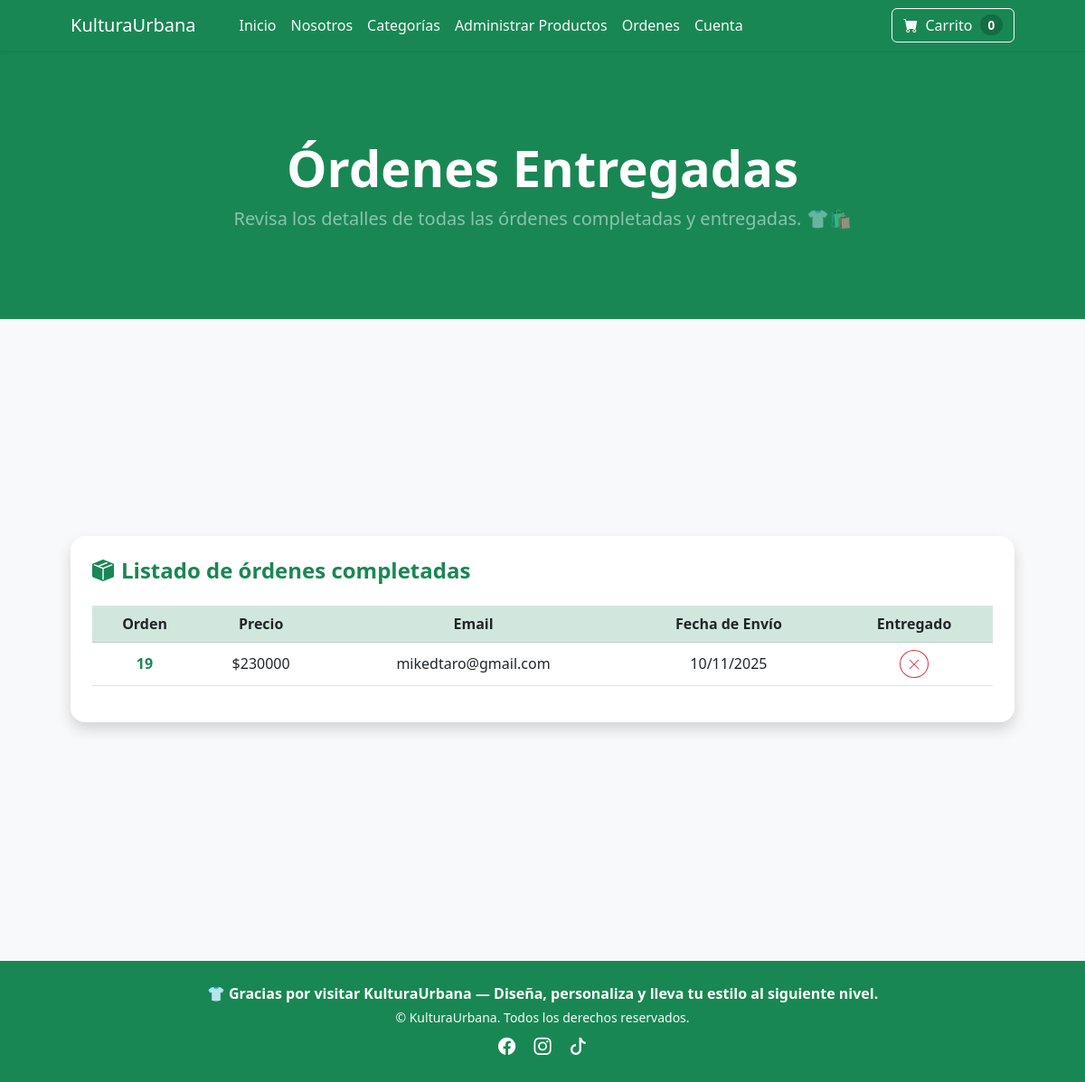
/payment/shipped_orders/ (signed in), run on the app's committed database.
### payment/models.py (models this page shows, shortened)
class Order(models.Model):
    user=models.ForeignKey(User, on_delete=models.CASCADE, null=True, blank=True)
    full_name = models.CharField(max_length=250)
    email = models.EmailField(max_length=254)
    shipping_address = models.TextField(max_length=15000)
    amount_paid = models.IntegerField(default=0)
    date_ordered = models.DateTimeField(auto_now_add=True)
    shipped = models.BooleanField(default=False)
    shipped_date = models.DateTimeField(null=True, blank=True)

### payment/views.py (the view)
# urls.py: path('shipped_orders/', views.shipped_orders, name='shipped_orders'),
def shipped_orders(request):
    if request.user.is_authenticated and request.user.is_staff:
        orders = Order.objects.filter(shipped=True)
        if request.POST:
            num = request.POST['num']
            order = Order.objects.filter(id=num)
            order.update(shipped=False, shipped_date=None)
            messages.success(request, f"La orden #{num} ha sido marcada como no enviada.")
            return redirect('shipped_orders')
        return render(request, "payment/shipped_orders.html", {"orders": orders})
    else:
        messages.error(request, "No tienes permiso para ver esta página.")
        return redirect('home')

### cart/cart.py (called while the page is built)
    def __len__(self):
        return len(self.cart)

### cart/context_processors.py (called while the page is built)
def cart(request):
    return {'cart': Cart(request)}

### store/context_processors.py (called while the page is built)
def categories_context(request):
    categories = Category.objects.all()
    return {'categories': categories}

### payment/templates/payment/shipped_orders.html (shortened to what this page needs)
{% extends 'base.html' %}
{% load static %}
{% block content %}
<header class="bg-success py-5">
    <div class="container px-4 px-lg-5 my-5">
        <div class="text-center text-white">
            <h1 class="display-4 fw-bolder">Órdenes Entregadas</h1>
            <p class="lead fw-normal text-white-50 mb-0">
                Revisa los detalles de todas las órdenes completadas y entregadas. 👕🛍️
            </p>
        </div>
    </div>
</header>
<section class="py-5 bg-light">
  <br/><br/><br/><br/><br/><br/><br/><br/>
    <div class="container px-4 px-lg-5">
        {% if orders %}
        <div class="card shadow border-0 rounded-4 p-4">
            <h4 class="fw-bold text-success mb-4">
                <i class="bi bi-box-seam-fill me-2"></i>Listado de órdenes completadas
            </h4>
            <div class="table-responsive">
                <table class="table table-hover align-middle text-center">
                    <thead class="table-success text-dark">
                        <tr>
                            <th scope="col">Orden</th>
                            <th scope="col">Precio</th>
                            <th scope="col">Email</th>
                            <th scope="col">Fecha de Envío</th>
                            <th scope="col">Entregado</th>
                        </tr>
                    </thead>
                    <tbody>
                        {% for item in orders %}
                        <tr>
                            <td class="fw-semibold">
                                <a href="{% url 'order_details' item.id %}" class="text-success text-decoration-none fw-bold">
                                    {{ item.id }}
                                </a>
                            </td>
                            <td>${{ item.amount_paid }}</td>
                            <td>{{ item.email }}</td>
                            <td>{{ item.shipped_date|date:"d/m/Y" }}</td>
                            <td>
                                <form method="POST" class="d-inline">
                                    <button type="submit" class="btn btn-outline-danger btn-sm rounded-circle" title="Marcar como no entregado">
                                        <i class="bi bi-x-lg"></i>
                                    </button>
                                </form>
                            </td>
                        </tr>
                        {% endfor %}
                    </tbody>
                </table>
            </div>
        </div>
        {% else %}
        <br/><br/><br/><br/><br/>
        <div class="text-center py-5">
            <h5 class="text-muted">No hay órdenes entregadas por el momento 👖</h5>
        </div>
        <br/><br/><br/><br/><br/>
        {% endif %}
    </div>
    <br/><br/><br/><br/><br/><br/><br/><br/><br/>
</section>
{% endblock %}

### data on the page
Order: id "19", amount_paid "230000", email "mikedtaro@gmail.com", shipped_date "10/11/2025"

### other printed values
{{ cart|length }} "0"
